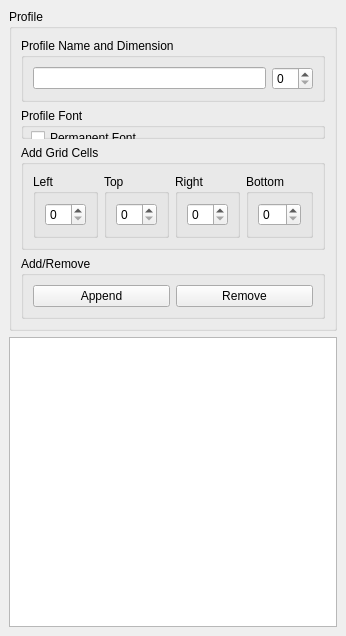
<?xml version="1.0" encoding="UTF-8"?>
<ui version="4.0">
 <class>DockGlyphProfiles</class>
 <widget class="QDockWidget" name="DockGlyphProfiles">
  <property name="geometry">
   <rect>
    <x>0</x>
    <y>0</y>
    <width>294</width>
    <height>636</height>
   </rect>
  </property>
  <property name="windowTitle">
   <string>Profiles</string>
  </property>
  <widget class="QWidget" name="dockWidgetContents">
   <layout class="QVBoxLayout" name="verticalLayout_6">
    <item>
     <widget class="QGroupBox" name="groupBoxProfile">
      <property name="title">
       <string>Profile</string>
      </property>
      <layout class="QVBoxLayout" name="verticalLayout_5">
       <item>
        <widget class="QGroupBox" name="groupBoxProfileName">
         <property name="title">
          <string>Profile Name and Dimension</string>
         </property>
         <layout class="QHBoxLayout" name="horizontalLayout_4">
          <item>
           <widget class="QLineEdit" name="lineEditProfileName"/>
          </item>
          <item>
           <widget class="QSpinBox" name="spinBoxBitmapDimension"/>
          </item>
         </layout>
        </widget>
       </item>
       <item>
        <widget class="QGroupBox" name="groupBoxProfileFont">
         <property name="title">
          <string>Profile Font</string>
         </property>
         <widget class="QFontComboBox" name="fontComboBox">
          <property name="geometry">
           <rect>
            <x>10</x>
            <y>40</y>
            <width>191</width>
            <height>22</height>
           </rect>
          </property>
         </widget>
         <widget class="QCheckBox" name="checkBoxPermanentFont">
          <property name="geometry">
           <rect>
            <x>10</x>
            <y>20</y>
            <width>141</width>
            <height>20</height>
           </rect>
          </property>
          <property name="text">
           <string>Permanent Font</string>
          </property>
         </widget>
        </widget>
       </item>
       <item>
        <widget class="QGroupBox" name="groupBoxGridParams">
         <property name="sizePolicy">
          <sizepolicy hsizetype="Preferred" vsizetype="Fixed">
           <horstretch>0</horstretch>
           <verstretch>0</verstretch>
          </sizepolicy>
         </property>
         <property name="title">
          <string>Add Grid Cells</string>
         </property>
         <layout class="QHBoxLayout" name="horizontalLayout">
          <item>
           <widget class="QGroupBox" name="groupBoxLeftCells">
            <property name="title">
             <string>Left </string>
            </property>
            <layout class="QVBoxLayout" name="verticalLayout_2">
             <item>
              <widget class="QSpinBox" name="spinBoxLeftCells"/>
             </item>
            </layout>
           </widget>
          </item>
          <item>
           <widget class="QGroupBox" name="groupBoxTopCells">
            <property name="title">
             <string>Top</string>
            </property>
            <layout class="QVBoxLayout" name="verticalLayout">
             <item>
              <widget class="QSpinBox" name="spinBoxTopCells"/>
             </item>
            </layout>
           </widget>
          </item>
          <item>
           <widget class="QGroupBox" name="groupBoxRightCells">
            <property name="title">
             <string>Right</string>
            </property>
            <layout class="QVBoxLayout" name="verticalLayout_3">
             <item>
              <widget class="QSpinBox" name="spinBoxRightCells"/>
             </item>
            </layout>
           </widget>
          </item>
          <item>
           <widget class="QGroupBox" name="groupBoxBottomCells">
            <property name="title">
             <string>Bottom</string>
            </property>
            <layout class="QVBoxLayout" name="verticalLayout_4">
             <item>
              <widget class="QSpinBox" name="spinBoxBottomCells"/>
             </item>
            </layout>
           </widget>
          </item>
         </layout>
        </widget>
       </item>
       <item>
        <widget class="QGroupBox" name="groupBoxAddRemove">
         <property name="title">
          <string>Add/Remove</string>
         </property>
         <layout class="QHBoxLayout" name="horizontalLayout_2">
          <item>
           <widget class="QPushButton" name="pushButtonAddProfile">
            <property name="text">
             <string>Append</string>
            </property>
           </widget>
          </item>
          <item>
           <widget class="QPushButton" name="pushButtonRemove">
            <property name="text">
             <string>Remove</string>
            </property>
           </widget>
          </item>
         </layout>
        </widget>
       </item>
      </layout>
     </widget>
    </item>
    <item>
     <widget class="QTableView" name="tableView"/>
    </item>
   </layout>
  </widget>
 </widget>
 <resources/>
 <connections/>
</ui>
